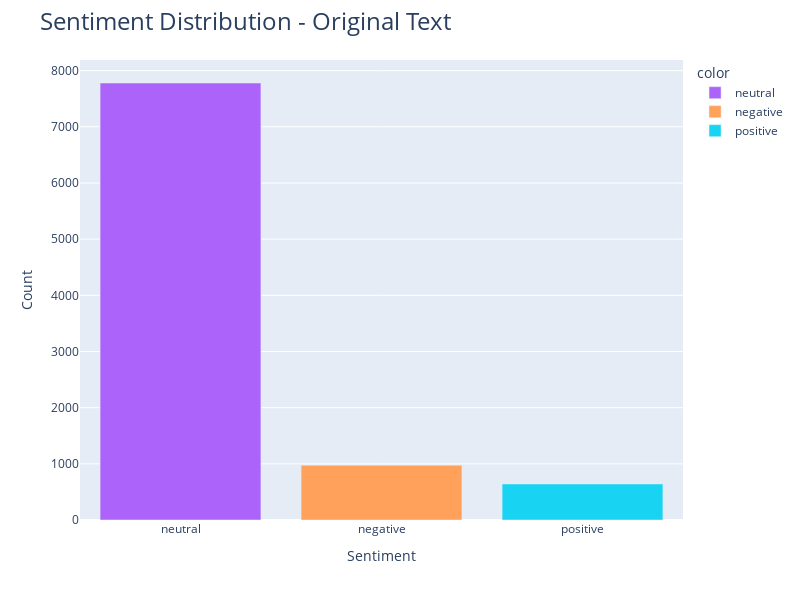
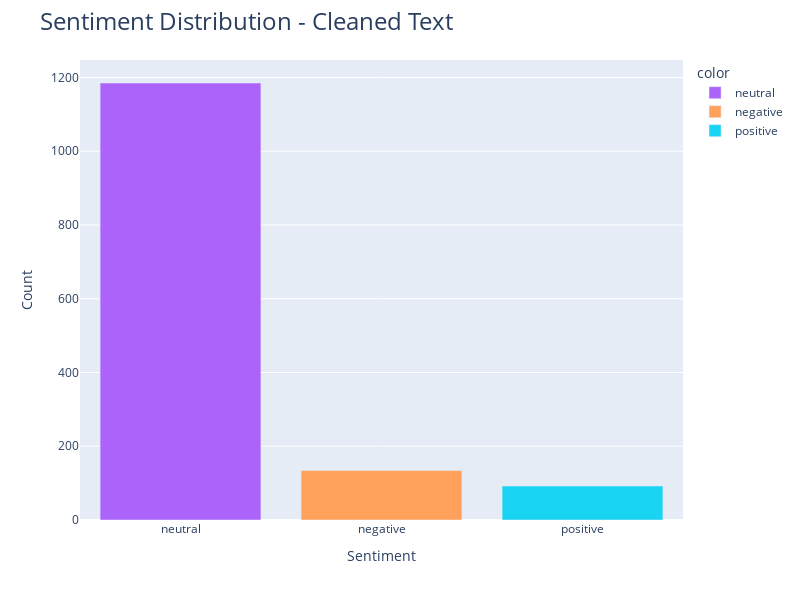

The code cell stored with these charts, in order, in its notebook:
### Code cell
Sentiment_Methods.plot_sentiment_analysis(df_sentiment19, df_sentiment20)

Sentiment_Methods.plot_sentiment_wordclouds (df_sentiment19)
Sentiment_Methods.plot_sentiment_wordclouds (df_sentiment20)

### Figure 1 — Plotly figure (JSON) as saved in the notebook; plotly's stock layout.template omitted (floating-point values rounded to 4 significant figures)
{"data": [{"alignmentgroup": "True", "hovertemplate": "color=neutral<br>x=%{x}<br>y=%{y}<extra></extra>", "legendgroup": "neutral", "marker": {"color": "#ab63fa", "pattern": {"shape": ""}}, "name": "neutral", "offsetgroup": "neutral", "orientation": "v", "showlegend": true, "textposition": "auto", "type": "bar", "x": ["neutral"], "xaxis": "x", "y": [7780], "yaxis": "y"}, {"alignmentgroup": "True", "hovertemplate": "color=negative<br>x=%{x}<br>y=%{y}<extra></extra>", "legendgroup": "negative", "marker": {"color": "#FFA15A", "pattern": {"shape": ""}}, "name": "negative", "offsetgroup": "negative", "orientation": "v", "showlegend": true, "textposition": "auto", "type": "bar", "x": ["negative"], "xaxis": "x", "y": [975], "yaxis": "y"}, {"alignmentgroup": "True", "hovertemplate": "color=positive<br>x=%{x}<br>y=%{y}<extra></extra>", "legendgroup": "positive", "marker": {"color": "#19d3f3", "pattern": {"shape": ""}}, "name": "positive", "offsetgroup": "positive", "orientation": "v", "showlegend": true, "textposition": "auto", "type": "bar", "x": ["positive"], "xaxis": "x", "y": [642], "yaxis": "y"}], "layout": {"barmode": "relative", "height": 600, "legend": {"title": {"text": "color"}, "tracegroupgap": 0}, "margin": {"t": 60}, "title": {"font": {"size": 24}, "text": "Sentiment Distribution - Original Text"}, "width": 800, "xaxis": {"anchor": "y", "domain": [0, 1], "title": {"text": "Sentiment"}}, "yaxis": {"anchor": "x", "domain": [0, 1], "title": {"text": "Count"}}}}

### Figure 2 — Plotly figure (JSON) as saved in the notebook; plotly's stock layout.template omitted (floating-point values rounded to 4 significant figures)
{"data": [{"alignmentgroup": "True", "hovertemplate": "color=neutral<br>x=%{x}<br>y=%{y}<extra></extra>", "legendgroup": "neutral", "marker": {"color": "#ab63fa", "pattern": {"shape": ""}}, "name": "neutral", "offsetgroup": "neutral", "orientation": "v", "showlegend": true, "textposition": "auto", "type": "bar", "x": ["neutral"], "xaxis": "x", "y": [1185], "yaxis": "y"}, {"alignmentgroup": "True", "hovertemplate": "color=negative<br>x=%{x}<br>y=%{y}<extra></extra>", "legendgroup": "negative", "marker": {"color": "#FFA15A", "pattern": {"shape": ""}}, "name": "negative", "offsetgroup": "negative", "orientation": "v", "showlegend": true, "textposition": "auto", "type": "bar", "x": ["negative"], "xaxis": "x", "y": [134], "yaxis": "y"}, {"alignmentgroup": "True", "hovertemplate": "color=positive<br>x=%{x}<br>y=%{y}<extra></extra>", "legendgroup": "positive", "marker": {"color": "#19d3f3", "pattern": {"shape": ""}}, "name": "positive", "offsetgroup": "positive", "orientation": "v", "showlegend": true, "textposition": "auto", "type": "bar", "x": ["positive"], "xaxis": "x", "y": [92], "yaxis": "y"}], "layout": {"barmode": "relative", "height": 600, "legend": {"title": {"text": "color"}, "tracegroupgap": 0}, "margin": {"t": 60}, "title": {"font": {"size": 24}, "text": "Sentiment Distribution - Cleaned Text"}, "width": 800, "xaxis": {"anchor": "y", "domain": [0, 1], "title": {"text": "Sentiment"}}, "yaxis": {"anchor": "x", "domain": [0, 1], "title": {"text": "Count"}}}}
